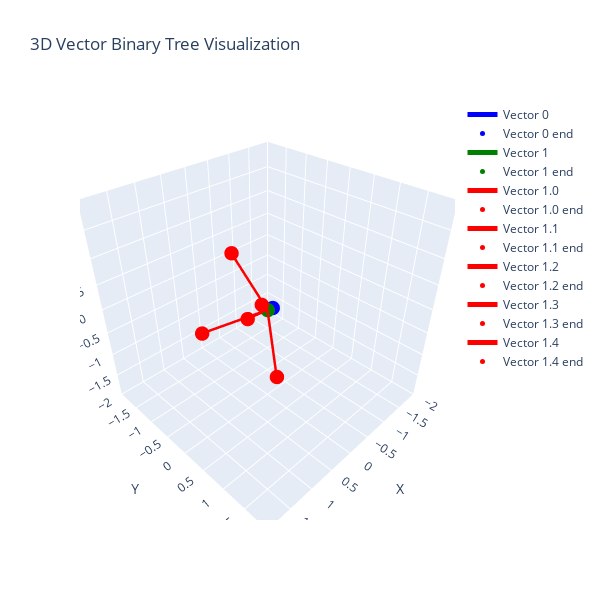

Write notebook code for a chart like this one.
### Code cell
W_3d_np = model_unique_3_5.W.detach().cpu().numpy()[0, ...]
tree_list = unique_tree.to_list()

# Create a figure
fig = go.Figure()

# Define colors for each level of the tree
colors = ['blue', 'green', 'red']

# Function to add a vector to the plot
def add_vector(start, end, name, color):
    fig.add_trace(go.Scatter3d(
        x=[start[0], end[0]],
        y=[start[1], end[1]],
        z=[start[2], end[2]],
        mode='lines',
        name=name,
        line=dict(width=5, color=color)
    ))
    fig.add_trace(go.Scatter3d(
        x=[end[0]],
        y=[end[1]],
        z=[end[2]],
        mode='markers',
        name=f'{name} end',
        marker=dict(size=5, color=color)
    ))

# Plot level 1 (parent nodes)
# for i in range(2):
for i in ["0", "1"]:
    start = np.zeros(3)
    end = W_3d_np[:, tree_list.index(i)]
    add_vector(start, end, f'Vector {i}', colors[int(i)])

# Plot level 3 (children of node 1)
parent = W_3d_np[:, tree_list.index("1")]
for i in ["1.0", "1.1", "1.2", "1.3", "1.4"]:
    start = parent
    end = parent + W_3d_np[:, tree_list.index(i)]
    add_vector(start, end, f'Vector {i}', colors[2])

# Set layout
fig.update_layout(
    title='3D Vector Binary Tree Visualization',
    scene=dict(
        xaxis=dict(range=[-2, 2], title='X'),
        yaxis=dict(range=[-2, 2], title='Y'),
        zaxis=dict(range=[-2, 2], title='Z'),
        aspectmode='cube'
    ),
    # scene=dict(
    #     xaxis_title='X',
    #     yaxis_title='Y',
    #     zaxis_title='Z',
    #     aspectmode='cube'  # This ensures the 3D space is a cube
    # ),
    showlegend=True,
    width=600, height=600
)

# Show the plot
fig.show()

### Figure 1 — Plotly figure (JSON) as saved in the notebook; plotly's stock layout.template omitted (floating-point values rounded to 4 significant figures)
{"data": [{"line": {"color": "blue", "width": 5}, "mode": "lines", "name": "Vector 0", "type": "scatter3d", "x": [0, -0.08435], "y": [0, 0.03578], "z": [0, 0.02074]}, {"marker": {"color": "blue", "size": 5}, "mode": "markers", "name": "Vector 0 end", "type": "scatter3d", "x": [-0.08435], "y": [0.03578], "z": [0.02074]}, {"line": {"color": "green", "width": 5}, "mode": "lines", "name": "Vector 1", "type": "scatter3d", "x": [0, 1.341e-07], "y": [0, -6.89e-08], "z": [0, -2.332e-08]}, {"marker": {"color": "green", "size": 5}, "mode": "markers", "name": "Vector 1 end", "type": "scatter3d", "x": [1.341e-07], "y": [-6.89e-08], "z": [-2.332e-08]}, {"line": {"color": "red", "width": 5}, "mode": "lines", "name": "Vector 1.0", "type": "scatter3d", "x": [1.341e-07, 0.4644], "y": [-6.89e-08, 0.6809], "z": [-2.332e-08, -0.7936]}, {"marker": {"color": "red", "size": 5}, "mode": "markers", "name": "Vector 1.0 end", "type": "scatter3d", "x": [0.4644], "y": [0.6809], "z": [-0.7936]}, {"line": {"color": "red", "width": 5}, "mode": "lines", "name": "Vector 1.1", "type": "scatter3d", "x": [1.341e-07, 0.6791], "y": [-6.89e-08, 0.5545], "z": [-2.332e-08, 0.7129]}, {"marker": {"color": "red", "size": 5}, "mode": "markers", "name": "Vector 1.1 end", "type": "scatter3d", "x": [0.6791], "y": [0.5545], "z": [0.7129]}, {"line": {"color": "red", "width": 5}, "mode": "lines", "name": "Vector 1.2", "type": "scatter3d", "x": [1.341e-07, -0.2714], "y": [-6.89e-08, -0.8153], "z": [-2.332e-08, -0.7529]}, {"marker": {"color": "red", "size": 5}, "mode": "markers", "name": "Vector 1.2 end", "type": "scatter3d", "x": [-0.2714], "y": [-0.8153], "z": [-0.7529]}, {"line": {"color": "red", "width": 5}, "mode": "lines", "name": "Vector 1.3", "type": "scatter3d", "x": [1.341e-07, 1.036], "y": [-6.89e-08, -0.5161], "z": [-2.332e-08, -0.22]}, {"marker": {"color": "red", "size": 5}, "mode": "markers", "name": "Vector 1.3 end", "type": "scatter3d", "x": [1.036], "y": [-0.5161], "z": [-0.22]}, {"line": {"color": "red", "width": 5}, "mode": "lines", "name": "Vector 1.4", "type": "scatter3d", "x": [1.341e-07, 0.0861], "y": [-6.89e-08, -0.7814], "z": [-2.332e-08, 0.8316]}, {"marker": {"color": "red", "size": 5}, "mode": "markers", "name": "Vector 1.4 end", "type": "scatter3d", "x": [0.0861], "y": [-0.7814], "z": [0.8316]}], "layout": {"height": 600, "scene": {"aspectmode": "cube", "xaxis": {"range": [-2, 2], "title": {"text": "X"}}, "yaxis": {"range": [-2, 2], "title": {"text": "Y"}}, "zaxis": {"range": [-2, 2], "title": {"text": "Z"}}}, "showlegend": true, "title": {"text": "3D Vector Binary Tree Visualization"}, "width": 600}}
